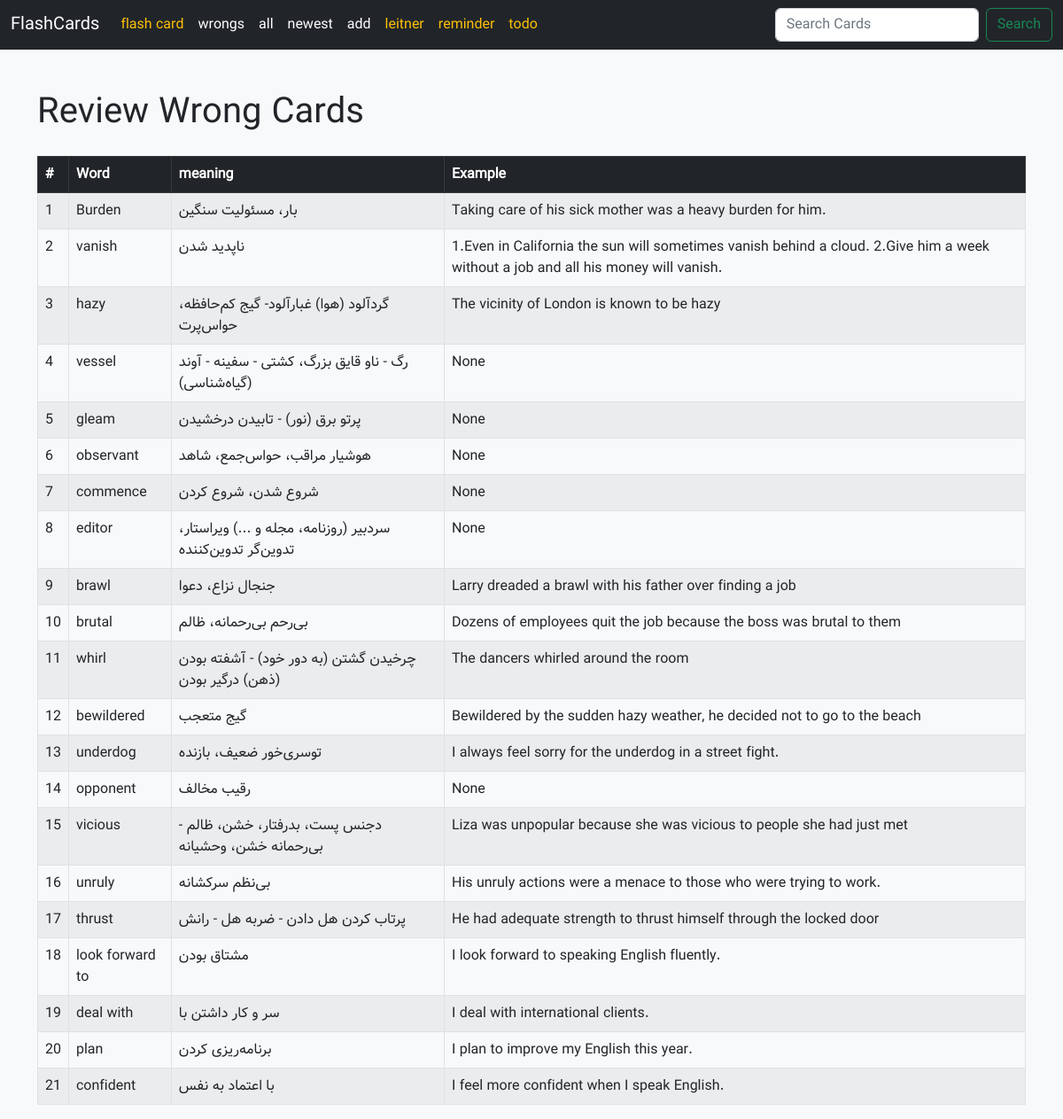
Screenshot of /flashcard/cardswrong/ with the database file from the repository.
### home/models.py (models this page shows, shortened)
class FlashCard(models.Model):
    word = models.CharField(max_length=512)
    meaning = models.CharField(max_length=512)
    example = models.CharField(max_length=1024, null=True, blank=True)
    rate = models.SmallIntegerField(default=0)
    last_reply = models.BooleanField(default=False)
    created_at = models.DateTimeField(auto_now_add=True)
    next_review_date = models.DateField()

### home/views.py (the view)
# urls.py: path("cardswrong/" ,CardsWrongView.as_view(),name="cardswrong"),
class CardsWrongView(View):
    def get(self, request):
        title = "wrong Cards"
        cards = FlashCard.objects.filter(last_reply=False)
        return render(
            request, "home/cards_wrong.html", {"cards": cards, "title": title}
        )

### home/templates/home/cards_wrong.html
{% extends 'base.html' %}
{% block content %}
  <h1 class="mb-4">Review Wrong Cards</h1>
  {% if cards %}
    <table class="table table-bordered table-striped">
      <thead class="table-dark">
        <tr>
          <th>#</th>
          <th>Word</th>
          <th>meaning</th>
          <th>Example</th>
        </tr>
      </thead>
      <tbody>
        {% for card in cards %}
          <tr>
            <td>{{ forloop.counter }}</td>
            <td>{{ card.word }}</td>
            <td>{{ card.meaning }}</td>
            <td>{{ card.example }}</td>
          </tr>
        {% endfor %}
      </tbody>
    </table>
  {% else %}
    <div class="alert alert-warning" role="alert">No cards available.</div>
  {% endif %}
{% endblock %}

### rows the page displays
FlashCard: word "Burden", meaning "بار، مسئولیت سنگین", example "Taking care of his sick mother was a heavy burden for him."
FlashCard: word "vanish", meaning "ناپدید شدن", example "1.Even in California the sun will sometimes vanish behind a cloud. 2.Give him a week without a job and all his money will vanish."
FlashCard: word "hazy", meaning "گردآلود (هوا) غبارآلود- گیج کم‌حافظه، حواس‌پرت", example "The vicinity of London is known to be hazy"
FlashCard: word "vessel", meaning "رگ - ناو قایق بزرگ، کشتی - سفینه - آوند (گیاه‌شناسی)", example "None"
FlashCard: word "gleam", meaning "پرتو برق (نور) - تابیدن درخشیدن", example "None"
FlashCard: word "observant", meaning "هوشیار مراقب، حواس‌جمع، شاهد", example "None"
FlashCard: word "commence", meaning "شروع شدن، شروع کردن", example "None"
FlashCard: word "editor", meaning "سردبیر (روزنامه، مجله و ...) ویراستار، تدوین‌گر تدوین‌کننده", example "None"
FlashCard: word "brawl", meaning "جنجال نزاع، دعوا", example "Larry dreaded a brawl with his father over finding a job"
FlashCard: word "brutal", meaning "بی‌رحم بی‌رحمانه، ظالم", example "Dozens of employees quit the job because the boss was brutal to them"
FlashCard: word "whirl", meaning "چرخیدن گشتن (به دور خود) - آشفته بودن (ذهن) درگیر بودن", example "The dancers whirled around the room"
FlashCard: word "bewildered", meaning "گیج متعجب", example "Bewildered by the sudden hazy weather, he decided not to go to the beach"
FlashCard: word "underdog", meaning "توسری‌خور ضعیف، بازنده", example "I always feel sorry for the underdog in a street fight."
FlashCard: word "opponent", meaning "رقیب مخالف", example "None"
FlashCard: word "vicious", meaning "دجنس پست، بدرفتار، خشن، ظالم - بی‌رحمانه خشن، وحشیانه", example "Liza was unpopular because she was vicious to people she had just met"
FlashCard: word "unruly", meaning "بی‌نظم سرکشانه", example "His unruly actions were a menace to those who were trying to work."
FlashCard: word "thrust", meaning "پرتاب کردن هل دادن - ضربه هل - رانش", example "He had adequate strength to thrust himself through the locked door"
FlashCard: word "look forward to", meaning "مشتاق بودن", example "I look forward to speaking English fluently."
FlashCard: word "deal with", meaning "سر و کار داشتن با", example "I deal with international clients."
FlashCard: word "plan", meaning "برنامه‌ریزی کردن", example "I plan to improve my English this year."
FlashCard: word "confident", meaning "با اعتماد به‌ نفس", example "I feel more confident when I speak English."
